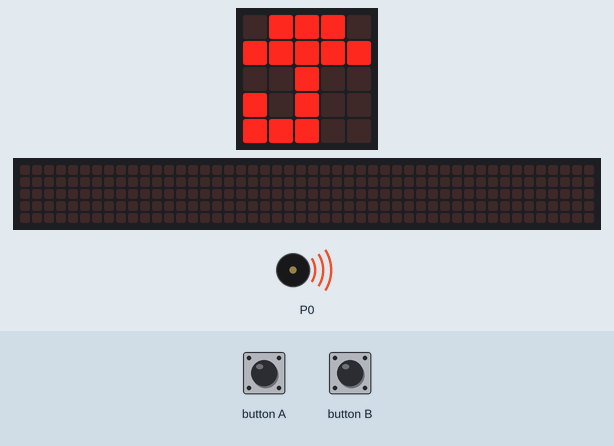
Simulated run of this program. Board: BBC micro:bit (MakeCode). On the bench: the board's 5×5 LED display, a strip that is not on the board, showing the scrolling text unrolled, buzzer (waves = sounding). The 48×5 strip is a reading aid, not a part: it shows the text the display is scrolling, unrolled, one strip-width of it at a time.

Above: at 0.18 s.
At 5.0 s:
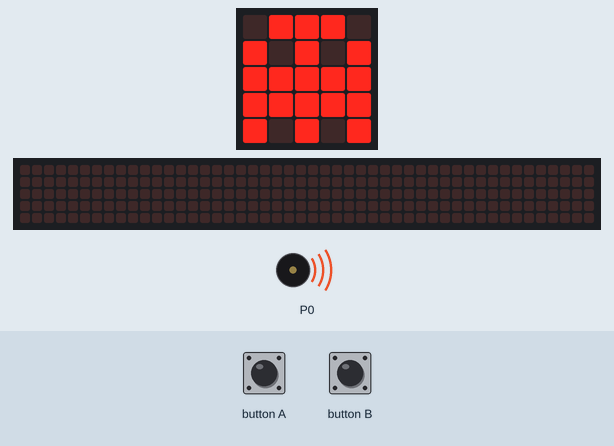
At 9.95 s:
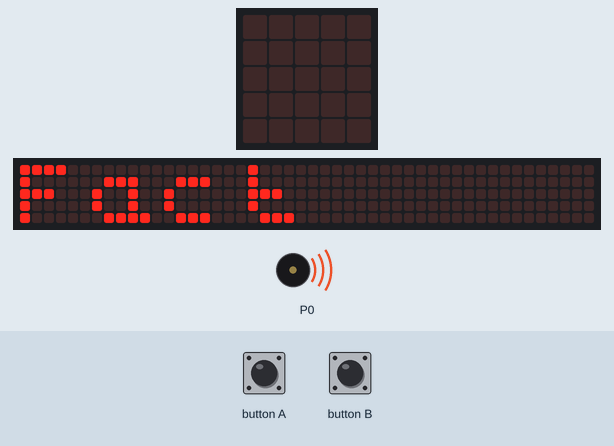
At 24.1 s:
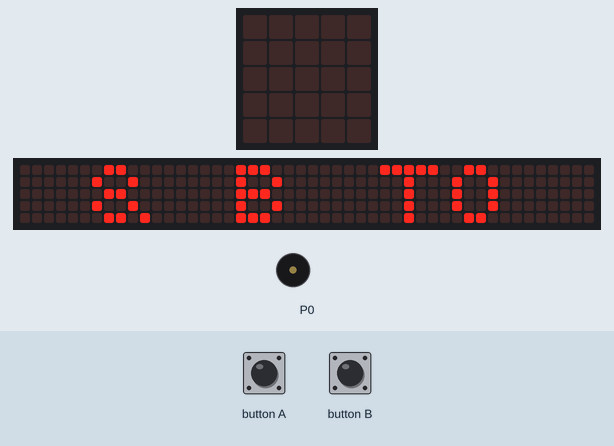
Timing chart, 0 to 25.6 s (numbered marks = the images above):
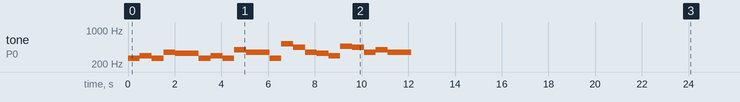

The program:

main.ts
```typescript
let i = 0
let bclicked = 0
let atimes = 0
function interact(interval: number) {

    basic.clearScreen()
    i = 1
    while (i < interval + 1) {
        basic.showString("" + ("" + factorial(i)))
        basic.pause(100)
        basic.clearScreen()
        i += 1
    }
}

function factorial(x: number): number {
    if (x == 1) {
        return 1
    } else {
        return x * factorial(x - 1)
    }

}

function numElements() {

    while (bclicked < 1) {
        if (input.buttonIsPressed(Button.A)) {
            basic.showString("A")
            basic.clearScreen()
            atimes += 1
            basic.showString("" + ("" + atimes))
        } else if (input.buttonIsPressed(Button.B)) {
            basic.showString("B")
            bclicked += 1
        }

        basic.pause(50)
    }
    basic.clearScreen()
    basic.showString("Fact")
    interact(atimes)
}

function showIcon() {
    basic.clearScreen()
    music.startMelody(music.builtInMelody(Melodies.Birthday), MelodyOptions.Once)
    for (let index = 0; index < 4; index++) {
        basic.showIcon(IconNames.Umbrella)
        basic.pause(100)
        basic.showIcon(IconNames.Ghost)
        basic.pause(100)
    }
    basic.clearScreen()
    basic.showString("Fact")
    basic.clearScreen()
}

basic.forever(function on_forever() {

    music.setBuiltInSpeakerEnabled(true)
    atimes = 0
    bclicked = 0
    showIcon()
    basic.showString("A TO ADD & B TO GO")
    numElements()
    basic.pause(500)
})
```

test.ts
```typescript
// aquí va el archivo "tests"; esto no se compilará cuando este paquete se utilice como una extensión.
```

Measured:
- by itself, tone on P0: plays 262 Hz for 0.51 s, 294 Hz for 0.51 s, 262 Hz for 0.51 s, 349 Hz for 0.51 s, 330 Hz for 1.0 s, 262 Hz for 0.51 s … (21 notes in this stretch)
- what the display in image 1 shows lasts 0.7 s, from 4.9 s to 5.6 s
